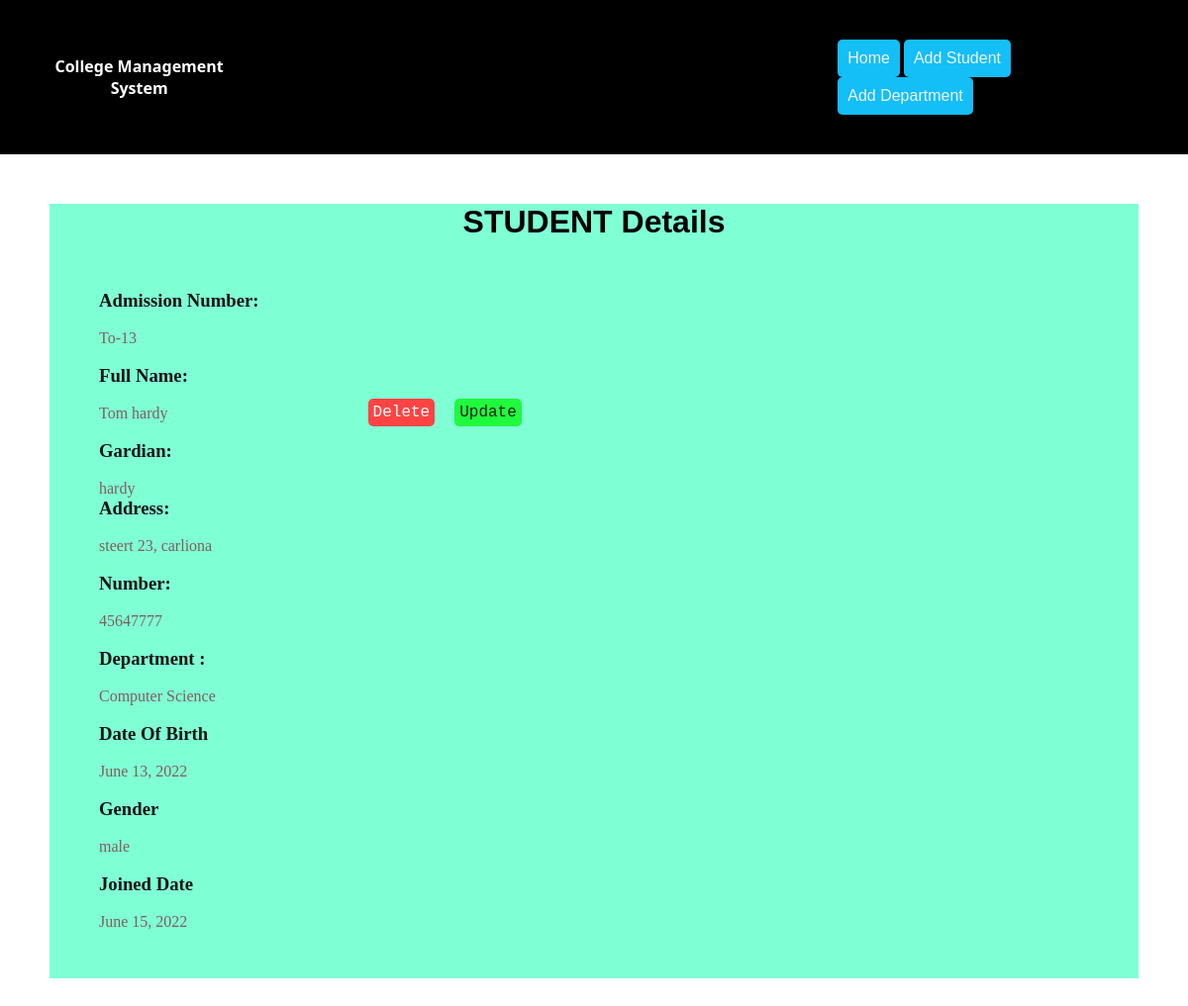
Page /12 on the committed database.
### mainapp/models.py (models this page shows, shortened)
class Students(models.Model):
    GENDER_CHOICES = (("m", "Male"), ("f", "Female"))
    admission_number = models.CharField(max_length=120)
    first_name = models.CharField(max_length=120)
    middle_name = models.CharField(max_length=120, blank=True)
    last_name = models.CharField(max_length=120)
    parent_name = models.CharField(max_length=120)
    address = models.TextField()
    number = models.IntegerField()
    department = models.ForeignKey(Department, on_delete=models.CASCADE)
    DOB = models.DateField()
    Joined_date = models.DateField(auto_now_add=True)
    gender = models.CharField(max_length=10, choices=GENDER_CHOICES)

class Department(models.Model):
    name = models.CharField(max_length=120)
    hod = models.CharField(max_length=100)
    def __str__(self):
        return self.name

### mainapp/views.py (the view)
# urls.py: path('<int:id>', Student_view.as_view(), name="stdview"),
class Student_view(DetailView):
    queryset = Students.objects.all()
    template_name = 'students_detail.html'
    def get_object(self):
        id = self.kwargs.get('id')
        return get_object_or_404(Students, id=id)

### mainapp/templates/students_detail.html
{% extends 'base.html' %}
{% block content %}
<h1 > STUDENT Details</h1>
<div class="container">
    <div class="profile">
    <h3>Admission Number:</h3><br>
    <p>{{students.admission_number}}</p><br>
    <h3>Full Name:</h3><br>
    <p>{{students.first_name}}&nbsp;{{students.last_name}}</p><br>
    <h3>Gardian:</h3><br>
    <p>{{students.parent_name}}
    <h3>Address:</h3><br>
    <p>{{students.address}}</p><br>
    <h3>Number:</h3><br>
    <p>{{students.number}}</p><br>
    <h3>Department :</h3><br>
    <p>{{students.department}}</p><br>
    <h3>Date Of Birth</h3><br>
    <p>{{students.DOB}}</p><br>
    <h3>Gender</h3><br>
    <p>{{students.gender}}</p><br>
    <h3>Joined Date</h3><br>
    <p>{{students.Joined_date }}</p><br>
</div>
<div class="move">
    <form action="{% url 'studapp:stddel' students.id %}" method="GET">
        <input class="del" type="submit" value="Delete">
    </form>
    <form action="{% url 'studapp:stdupd' students.id %}" method="GET">
        <input class="upd" type="submit" value="Update">
    </form>
</div>
</div>
{% endblock %}

### mainapp/static/style.css (style rules this page uses)
* { margin: 0; padding: 0; }
h1 { text-align:center ; font-family: 'Gill Sans', 'Gill Sans MT', Calibri, 'Trebuchet MS', sans-serif; }
.container { padding: 30px; display: flex; margin: 20px; }
form input,textarea { border: 1px solid rgb(12, 148, 238); border-radius: 5px; margin: 10px; padding: 5px; }
form input[type=submit] { background-color: rgb(20, 190, 247); border: none; font-family: 'Courier New', Courier, monospace; font-size: 1em ; border-radius: 5px; cursor: pointer; color: #fff; }
.profile { display: inline-block; }
.profile h3 { color: rgb(22, 21, 21); }
.profile p { color: rgb(128, 94, 93); }
.move { margin: 100px; display: flex; }
.move input { display: inline; }
.move .del { background-color: rgb(255, 67, 67); }
.move .upd { background-color: rgb(32, 250, 61); color: rgb(39, 33, 33); }

### rows in the picture
Students: admission_number "To-13", first_name "Tom", last_name "hardy", parent_name "hardy", address "steert 23, carliona", number "45647777", department "Computer Science", DOB "June 13, 2022", gender "male", Joined_date "June 15, 2022"
